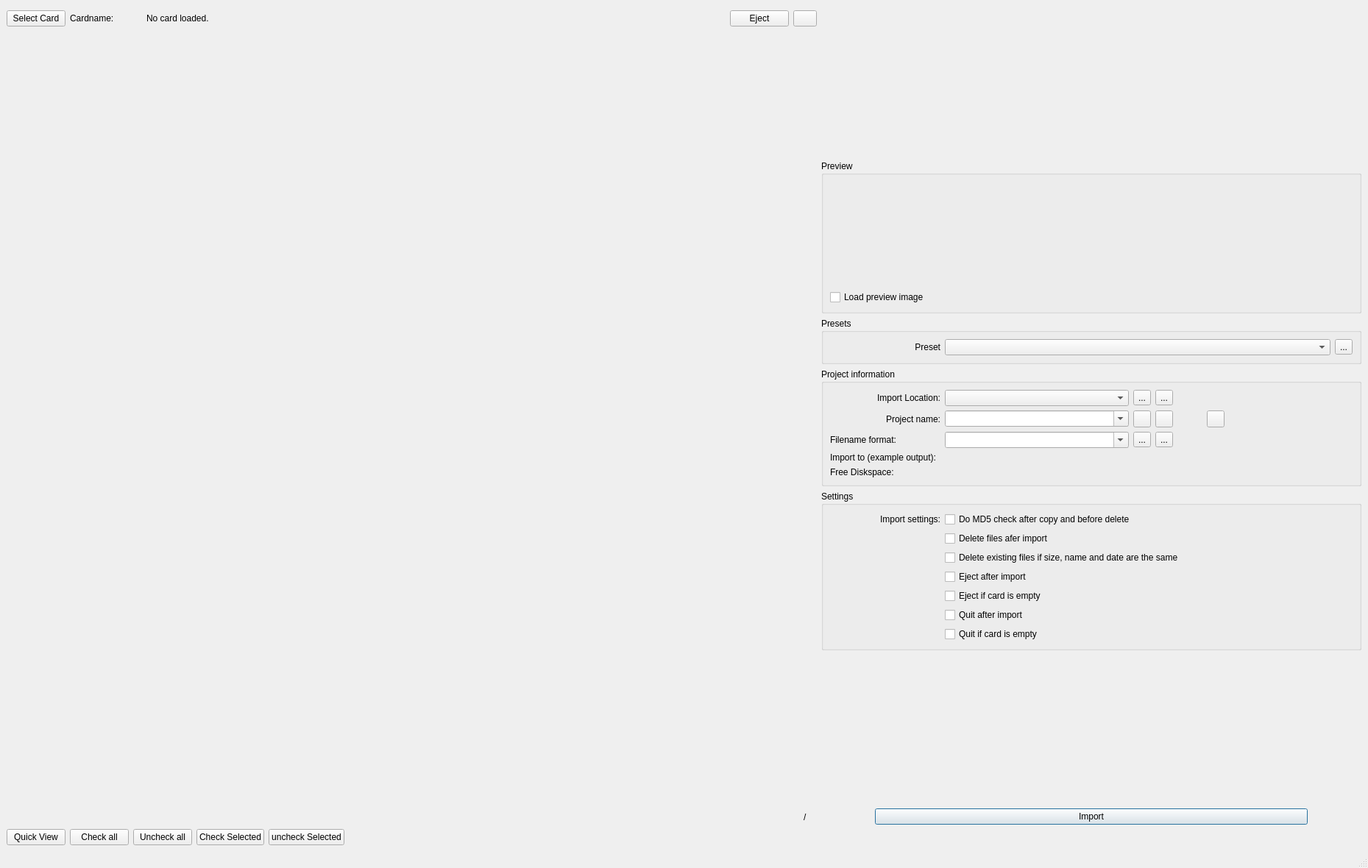
<?xml version="1.0" encoding="UTF-8"?>
<ui version="4.0">
 <class>MainWindow</class>
 <widget class="QMainWindow" name="MainWindow">
  <property name="enabled">
   <bool>true</bool>
  </property>
  <property name="geometry">
   <rect>
    <x>0</x>
    <y>0</y>
    <width>1859</width>
    <height>1180</height>
   </rect>
  </property>
  <property name="sizePolicy">
   <sizepolicy hsizetype="Fixed" vsizetype="Fixed">
    <horstretch>0</horstretch>
    <verstretch>0</verstretch>
   </sizepolicy>
  </property>
  <property name="windowTitle">
   <string>MainWindow</string>
  </property>
  <widget class="QWidget" name="centralwidget">
   <layout class="QVBoxLayout" name="verticalLayout_5">
    <item>
     <layout class="QHBoxLayout" name="horizontalLayout_2" stretch="60,40">
      <item>
       <layout class="QVBoxLayout" name="verticalLayout" stretch="0,0,0">
        <item>
         <layout class="QHBoxLayout" name="horizontalLayout">
          <item>
           <widget class="QPushButton" name="selectCard">
            <property name="text">
             <string>Select Card</string>
            </property>
           </widget>
          </item>
          <item>
           <widget class="QLabel" name="label_3">
            <property name="sizePolicy">
             <sizepolicy hsizetype="Fixed" vsizetype="Preferred">
              <horstretch>0</horstretch>
              <verstretch>0</verstretch>
             </sizepolicy>
            </property>
            <property name="text">
             <string>Cardname:</string>
            </property>
           </widget>
          </item>
          <item>
           <widget class="QLabel" name="pixmapLabel">
            <property name="sizePolicy">
             <sizepolicy hsizetype="Fixed" vsizetype="Fixed">
              <horstretch>0</horstretch>
              <verstretch>0</verstretch>
             </sizepolicy>
            </property>
            <property name="minimumSize">
             <size>
              <width>32</width>
              <height>32</height>
             </size>
            </property>
            <property name="text">
             <string/>
            </property>
           </widget>
          </item>
          <item>
           <widget class="QLabel" name="cardLabel">
            <property name="minimumSize">
             <size>
              <width>0</width>
              <height>0</height>
             </size>
            </property>
            <property name="text">
             <string>No card loaded.</string>
            </property>
           </widget>
          </item>
          <item>
           <spacer name="horizontalSpacer_4">
            <property name="orientation">
             <enum>Qt::Horizontal</enum>
            </property>
            <property name="sizeHint" stdset="0">
             <size>
              <width>40</width>
              <height>20</height>
             </size>
            </property>
           </spacer>
          </item>
          <item>
           <widget class="QPushButton" name="ejectButton">
            <property name="minimumSize">
             <size>
              <width>0</width>
              <height>0</height>
             </size>
            </property>
            <property name="text">
             <string>Eject</string>
            </property>
           </widget>
          </item>
          <item>
           <widget class="QPushButton" name="reloadButton">
            <property name="sizePolicy">
             <sizepolicy hsizetype="Fixed" vsizetype="Fixed">
              <horstretch>0</horstretch>
              <verstretch>0</verstretch>
             </sizepolicy>
            </property>
            <property name="minimumSize">
             <size>
              <width>0</width>
              <height>0</height>
             </size>
            </property>
            <property name="maximumSize">
             <size>
              <width>32</width>
              <height>16777215</height>
             </size>
            </property>
            <property name="text">
             <string/>
            </property>
            <property name="icon">
             <iconset resource="icons.qrc">
              <normaloff>:/icons8-Refresh-64.png</normaloff>:/icons8-Refresh-64.png</iconset>
            </property>
           </widget>
          </item>
         </layout>
        </item>
        <item>
         <widget class="deviceList" name="deviceWidget" native="true">
          <property name="enabled">
           <bool>true</bool>
          </property>
          <property name="sizePolicy">
           <sizepolicy hsizetype="Expanding" vsizetype="Expanding">
            <horstretch>0</horstretch>
            <verstretch>0</verstretch>
           </sizepolicy>
          </property>
          <property name="minimumSize">
           <size>
            <width>0</width>
            <height>0</height>
           </size>
          </property>
          <property name="baseSize">
           <size>
            <width>150</width>
            <height>0</height>
           </size>
          </property>
          <property name="focusPolicy">
           <enum>Qt::StrongFocus</enum>
          </property>
         </widget>
        </item>
        <item>
         <layout class="QHBoxLayout" name="horizontalLayout_6">
          <item>
           <spacer name="horizontalSpacer_5">
            <property name="orientation">
             <enum>Qt::Horizontal</enum>
            </property>
            <property name="sizeHint" stdset="0">
             <size>
              <width>40</width>
              <height>20</height>
             </size>
            </property>
           </spacer>
          </item>
          <item>
           <widget class="QLabel" name="updateLabel">
            <property name="text">
             <string/>
            </property>
           </widget>
          </item>
          <item>
           <widget class="QLabel" name="label_10">
            <property name="text">
             <string>/</string>
            </property>
           </widget>
          </item>
          <item>
           <widget class="QLabel" name="spaceFilesCopy">
            <property name="minimumSize">
             <size>
              <width>0</width>
              <height>0</height>
             </size>
            </property>
            <property name="text">
             <string/>
            </property>
           </widget>
          </item>
         </layout>
        </item>
       </layout>
      </item>
      <item>
       <layout class="QVBoxLayout" name="verticalLayout_2">
        <item>
         <spacer name="verticalSpacer_2">
          <property name="orientation">
           <enum>Qt::Vertical</enum>
          </property>
          <property name="sizeHint" stdset="0">
           <size>
            <width>20</width>
            <height>40</height>
           </size>
          </property>
         </spacer>
        </item>
        <item>
         <widget class="QGroupBox" name="groupBox_2">
          <property name="title">
           <string>Preview</string>
          </property>
          <layout class="QVBoxLayout" name="verticalLayout_6">
           <item>
            <widget class="QLabel" name="image">
             <property name="sizePolicy">
              <sizepolicy hsizetype="MinimumExpanding" vsizetype="MinimumExpanding">
               <horstretch>0</horstretch>
               <verstretch>0</verstretch>
              </sizepolicy>
             </property>
             <property name="text">
              <string/>
             </property>
             <property name="alignment">
              <set>Qt::AlignCenter</set>
             </property>
            </widget>
           </item>
           <item>
            <widget class="QCheckBox" name="previewImageCheckBox">
             <property name="text">
              <string>Load preview image</string>
             </property>
            </widget>
           </item>
          </layout>
         </widget>
        </item>
        <item>
         <widget class="QGroupBox" name="presets">
          <property name="title">
           <string>Presets</string>
          </property>
          <layout class="QVBoxLayout" name="verticalLayout_7">
           <item>
            <layout class="QFormLayout" name="formLayout_4">
             <item row="0" column="0">
              <widget class="QLabel" name="label_4">
               <property name="minimumSize">
                <size>
                 <width>150</width>
                 <height>0</height>
                </size>
               </property>
               <property name="text">
                <string>Preset</string>
               </property>
               <property name="alignment">
                <set>Qt::AlignRight|Qt::AlignTrailing|Qt::AlignVCenter</set>
               </property>
              </widget>
             </item>
             <item row="0" column="1">
              <layout class="QHBoxLayout" name="horizontalLayout_5">
               <item>
                <widget class="QComboBox" name="presetComboBox"/>
               </item>
               <item>
                <widget class="QToolButton" name="toolButton">
                 <property name="text">
                  <string>...</string>
                 </property>
                </widget>
               </item>
              </layout>
             </item>
            </layout>
           </item>
          </layout>
         </widget>
        </item>
        <item>
         <widget class="QGroupBox" name="projectGroupBox">
          <property name="sizePolicy">
           <sizepolicy hsizetype="Expanding" vsizetype="Minimum">
            <horstretch>0</horstretch>
            <verstretch>0</verstretch>
           </sizepolicy>
          </property>
          <property name="title">
           <string>Project information</string>
          </property>
          <layout class="QVBoxLayout" name="verticalLayout_3">
           <item>
            <layout class="QFormLayout" name="formLayout_3">
             <property name="fieldGrowthPolicy">
              <enum>QFormLayout::FieldsStayAtSizeHint</enum>
             </property>
             <item row="1" column="0">
              <widget class="QLabel" name="label">
               <property name="minimumSize">
                <size>
                 <width>150</width>
                 <height>0</height>
                </size>
               </property>
               <property name="text">
                <string>Import Location:</string>
               </property>
               <property name="alignment">
                <set>Qt::AlignRight|Qt::AlignTrailing|Qt::AlignVCenter</set>
               </property>
              </widget>
             </item>
             <item row="3" column="0">
              <widget class="QLabel" name="projectNameLabel">
               <property name="minimumSize">
                <size>
                 <width>150</width>
                 <height>0</height>
                </size>
               </property>
               <property name="text">
                <string>Project name:</string>
               </property>
               <property name="alignment">
                <set>Qt::AlignRight|Qt::AlignTrailing|Qt::AlignVCenter</set>
               </property>
              </widget>
             </item>
             <item row="5" column="0">
              <widget class="QLabel" name="label_2">
               <property name="text">
                <string>Import to (example output):</string>
               </property>
              </widget>
             </item>
             <item row="5" column="1">
              <widget class="QLabel" name="importToLabel">
               <property name="text">
                <string/>
               </property>
              </widget>
             </item>
             <item row="6" column="0">
              <widget class="QLabel" name="label_8">
               <property name="text">
                <string>Free Diskspace:</string>
               </property>
              </widget>
             </item>
             <item row="6" column="1">
              <widget class="QLabel" name="freeDiskSpace">
               <property name="text">
                <string/>
               </property>
              </widget>
             </item>
             <item row="1" column="1">
              <layout class="QHBoxLayout" name="horizontalLayout_12">
               <property name="rightMargin">
                <number>0</number>
               </property>
               <item>
                <widget class="QComboBox" name="importLocation">
                 <property name="minimumSize">
                  <size>
                   <width>250</width>
                   <height>0</height>
                  </size>
                 </property>
                </widget>
               </item>
               <item>
                <widget class="QToolButton" name="selectImportLocation">
                 <property name="text">
                  <string>...</string>
                 </property>
                </widget>
               </item>
               <item>
                <widget class="QToolButton" name="deleteLocationButton">
                 <property name="text">
                  <string>...</string>
                 </property>
                 <property name="icon">
                  <iconset theme="edit-cut"/>
                 </property>
                </widget>
               </item>
              </layout>
             </item>
             <item row="3" column="1">
              <layout class="QHBoxLayout" name="horizontalLayout_9" stretch="0,0,0,0,0">
               <property name="topMargin">
                <number>0</number>
               </property>
               <property name="rightMargin">
                <number>0</number>
               </property>
               <item>
                <widget class="QComboBox" name="projectName">
                 <property name="minimumSize">
                  <size>
                   <width>250</width>
                   <height>0</height>
                  </size>
                 </property>
                 <property name="editable">
                  <bool>true</bool>
                 </property>
                </widget>
               </item>
               <item>
                <widget class="QToolButton" name="saveProjectNameButton">
                 <property name="text">
                  <string notr="true"/>
                 </property>
                 <property name="icon">
                  <iconset theme="document-save"/>
                 </property>
                </widget>
               </item>
               <item>
                <widget class="QToolButton" name="deleteProjectName">
                 <property name="text">
                  <string/>
                 </property>
                 <property name="icon">
                  <iconset theme="edit-cut"/>
                 </property>
                </widget>
               </item>
               <item>
                <spacer name="horizontalSpacer_6">
                 <property name="orientation">
                  <enum>Qt::Horizontal</enum>
                 </property>
                 <property name="sizeHint" stdset="0">
                  <size>
                   <width>40</width>
                   <height>20</height>
                  </size>
                 </property>
                </spacer>
               </item>
               <item>
                <widget class="QToolButton" name="shortcutDialogButton">
                 <property name="text">
                  <string/>
                 </property>
                 <property name="icon">
                  <iconset theme="help-about"/>
                 </property>
                </widget>
               </item>
              </layout>
             </item>
             <item row="4" column="0">
              <widget class="QLabel" name="label_9">
               <property name="text">
                <string>Filename format:</string>
               </property>
              </widget>
             </item>
             <item row="4" column="1">
              <layout class="QHBoxLayout" name="horizontalLayout_7">
               <property name="rightMargin">
                <number>200</number>
               </property>
               <item>
                <widget class="QComboBox" name="fileNameFormat">
                 <property name="minimumSize">
                  <size>
                   <width>250</width>
                   <height>0</height>
                  </size>
                 </property>
                 <property name="editable">
                  <bool>true</bool>
                 </property>
                </widget>
               </item>
               <item>
                <widget class="QToolButton" name="safeFileNameFormat">
                 <property name="text">
                  <string>...</string>
                 </property>
                 <property name="icon">
                  <iconset theme="document-save"/>
                 </property>
                </widget>
               </item>
               <item>
                <widget class="QToolButton" name="deleteFileNameFormat">
                 <property name="text">
                  <string>...</string>
                 </property>
                 <property name="icon">
                  <iconset theme="edit-cut"/>
                 </property>
                </widget>
               </item>
              </layout>
             </item>
            </layout>
           </item>
          </layout>
         </widget>
        </item>
        <item>
         <widget class="QGroupBox" name="groupBox_3">
          <property name="title">
           <string>Settings</string>
          </property>
          <layout class="QVBoxLayout" name="verticalLayout_8">
           <item>
            <layout class="QFormLayout" name="formLayout_2">
             <property name="fieldGrowthPolicy">
              <enum>QFormLayout::FieldsStayAtSizeHint</enum>
             </property>
             <item row="0" column="0">
              <widget class="QLabel" name="label_7">
               <property name="minimumSize">
                <size>
                 <width>150</width>
                 <height>0</height>
                </size>
               </property>
               <property name="text">
                <string>Import settings:</string>
               </property>
               <property name="alignment">
                <set>Qt::AlignRight|Qt::AlignTrailing|Qt::AlignVCenter</set>
               </property>
              </widget>
             </item>
             <item row="1" column="0">
              <widget class="QLabel" name="label_6">
               <property name="text">
                <string/>
               </property>
              </widget>
             </item>
             <item row="1" column="1">
              <widget class="QCheckBox" name="deleteAfterImportBox">
               <property name="text">
                <string>Delete files afer import</string>
               </property>
              </widget>
             </item>
             <item row="3" column="0">
              <widget class="QLabel" name="label_5">
               <property name="text">
                <string/>
               </property>
              </widget>
             </item>
             <item row="3" column="1">
              <widget class="QCheckBox" name="ejectBox">
               <property name="text">
                <string>Eject after import</string>
               </property>
              </widget>
             </item>
             <item row="0" column="1">
              <widget class="QCheckBox" name="mdCheckBox">
               <property name="text">
                <string>Do MD5 check after copy and before delete</string>
               </property>
               <property name="tristate">
                <bool>false</bool>
               </property>
              </widget>
             </item>
             <item row="4" column="1">
              <widget class="QCheckBox" name="ejectIfEmptyBox">
               <property name="text">
                <string>Eject if card is empty</string>
               </property>
              </widget>
             </item>
             <item row="5" column="1">
              <widget class="QCheckBox" name="quitAfterImportBox">
               <property name="text">
                <string>Quit after import</string>
               </property>
              </widget>
             </item>
             <item row="6" column="1">
              <widget class="QCheckBox" name="quitEmptyCardBox">
               <property name="text">
                <string>Quit if card is empty</string>
               </property>
              </widget>
             </item>
             <item row="2" column="1">
              <widget class="QCheckBox" name="deleteExistingBox">
               <property name="text">
                <string>Delete existing files if size, name and date are the same</string>
               </property>
              </widget>
             </item>
            </layout>
           </item>
          </layout>
         </widget>
        </item>
        <item>
         <spacer name="verticalSpacer">
          <property name="orientation">
           <enum>Qt::Vertical</enum>
          </property>
          <property name="sizeHint" stdset="0">
           <size>
            <width>20</width>
            <height>40</height>
           </size>
          </property>
         </spacer>
        </item>
        <item>
         <layout class="QHBoxLayout" name="horizontalLayout_4" stretch="10,80,10">
          <item>
           <spacer name="horizontalSpacer_3">
            <property name="orientation">
             <enum>Qt::Horizontal</enum>
            </property>
            <property name="sizeHint" stdset="0">
             <size>
              <width>40</width>
              <height>20</height>
             </size>
            </property>
           </spacer>
          </item>
          <item>
           <widget class="QPushButton" name="moveButton">
            <property name="sizePolicy">
             <sizepolicy hsizetype="Minimum" vsizetype="Fixed">
              <horstretch>0</horstretch>
              <verstretch>0</verstretch>
             </sizepolicy>
            </property>
            <property name="minimumSize">
             <size>
              <width>0</width>
              <height>0</height>
             </size>
            </property>
            <property name="maximumSize">
             <size>
              <width>16777215</width>
              <height>16777215</height>
             </size>
            </property>
            <property name="sizeIncrement">
             <size>
              <width>0</width>
              <height>0</height>
             </size>
            </property>
            <property name="baseSize">
             <size>
              <width>0</width>
              <height>40</height>
             </size>
            </property>
            <property name="mouseTracking">
             <bool>true</bool>
            </property>
            <property name="autoFillBackground">
             <bool>false</bool>
            </property>
            <property name="styleSheet">
             <string notr="true"/>
            </property>
            <property name="text">
             <string>Import</string>
            </property>
            <property name="autoDefault">
             <bool>false</bool>
            </property>
            <property name="default">
             <bool>true</bool>
            </property>
           </widget>
          </item>
          <item>
           <spacer name="horizontalSpacer_2">
            <property name="orientation">
             <enum>Qt::Horizontal</enum>
            </property>
            <property name="sizeHint" stdset="0">
             <size>
              <width>40</width>
              <height>20</height>
             </size>
            </property>
           </spacer>
          </item>
         </layout>
        </item>
       </layout>
      </item>
     </layout>
    </item>
    <item>
     <layout class="QHBoxLayout" name="horizontalLayout_3">
      <item>
       <widget class="QPushButton" name="quickViewButton">
        <property name="text">
         <string>Quick View</string>
        </property>
       </widget>
      </item>
      <item>
       <widget class="QPushButton" name="checkAll">
        <property name="text">
         <string>Check all</string>
        </property>
       </widget>
      </item>
      <item>
       <widget class="QPushButton" name="uncheckAll">
        <property name="text">
         <string>Uncheck all</string>
        </property>
       </widget>
      </item>
      <item>
       <widget class="QPushButton" name="checkSelected">
        <property name="text">
         <string>Check Selected</string>
        </property>
       </widget>
      </item>
      <item>
       <widget class="QPushButton" name="uncheckSelected">
        <property name="text">
         <string>uncheck Selected</string>
        </property>
       </widget>
      </item>
      <item>
       <spacer name="horizontalSpacer">
        <property name="orientation">
         <enum>Qt::Horizontal</enum>
        </property>
        <property name="sizeHint" stdset="0">
         <size>
          <width>40</width>
          <height>20</height>
         </size>
        </property>
       </spacer>
      </item>
     </layout>
    </item>
   </layout>
  </widget>
  <widget class="QMenuBar" name="menubar">
   <property name="geometry">
    <rect>
     <x>0</x>
     <y>0</y>
     <width>1859</width>
     <height>24</height>
    </rect>
   </property>
  </widget>
  <widget class="QStatusBar" name="statusbar"/>
 </widget>
 <customwidgets>
  <customwidget>
   <class>deviceList</class>
   <extends>QWidget</extends>
   <header location="global">devicelist.h</header>
   <container>1</container>
  </customwidget>
 </customwidgets>
 <resources>
  <include location="icons.qrc"/>
 </resources>
 <connections/>
</ui>
